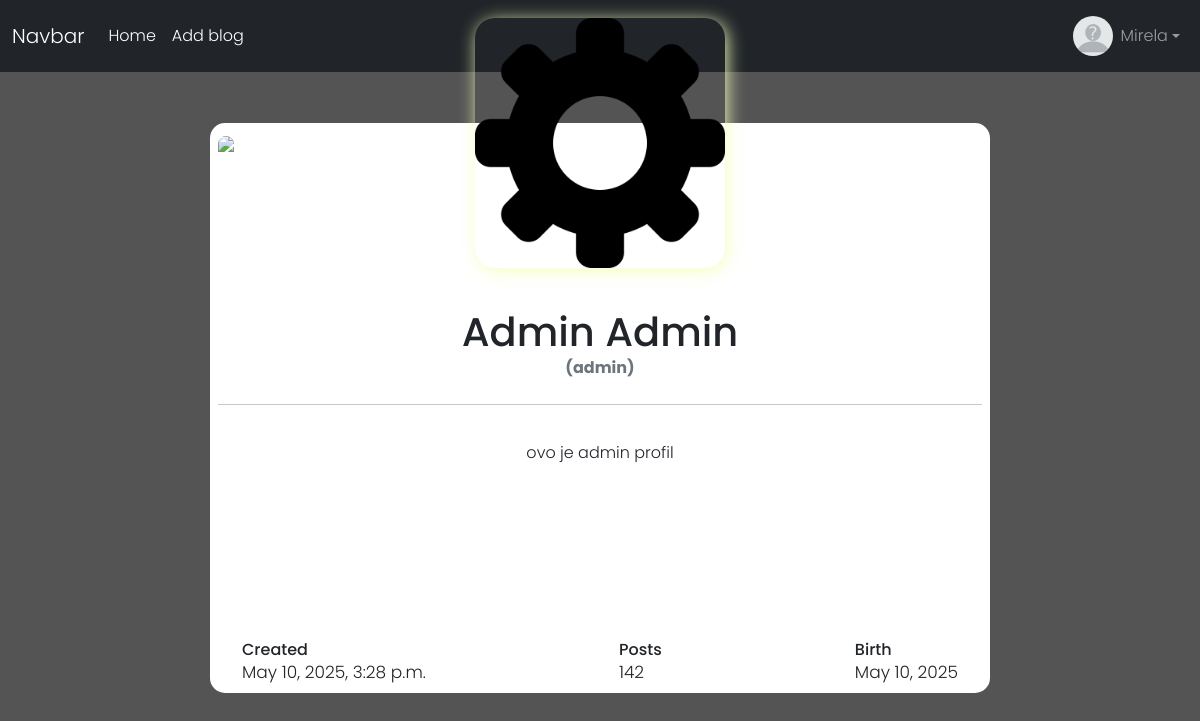
/profiles/1/ (signed in), run on the app's committed database.
### profiles/models.py (models this page shows, shortened)
class Profile (models.Model):
    user = models.OneToOneField(User, on_delete=models.CASCADE)
    bio = models.TextField(blank=True)
    profile_image = models.ImageField(default="avatar.png", upload_to="avatars/")
    date_of_birth = models.DateField(null=True, blank=True)
    old_email = models.EmailField(blank=True, null=True)
    new_email = models.EmailField(blank=True, null=True)
    email_confirmed = models.BooleanField(default=False)
    updated = models.DateTimeField(auto_now=True)
    created = models.DateTimeField(auto_now_add=True)

### profiles/views.py (the view)
# urls.py: path('<int:pk>/', views.wiew_profile, name='profile'),
def wiew_profile(request, pk):
    profile = Profile.objects.get(pk=pk)
    return render(request, 'profiles/profile.html', {'profile': profile})

### profiles/templates/profiles/profile.html (shortened to what this page needs)
{% extends 'base.html' %}
{% load static %}
{% block styles %}
<link rel="stylesheet" href="{% static 'profiles/css/profile.css' %}">
{% endblock styles %}
{% block content %}
<div class="container d-flex justify-content-center align-items-center">
    <div class="card">
        <div class="upper">
            <img src="https://i.imgur.com/Qtrsrk5.jpg" class="img-fluid">
        </div>
        <div class="user text-center">
                <img src="{{ profile.profile_image.url }}" class="img_profile" >
        </div>
        <div class="text-center data">
            <h1 class="mb-0 fw-bpld">{{ profile.user.first_name }} {{ profile.user.last_name }}</h1>
            <span class="text-muted d-block mb-2 fw-bold">({{ profile.user.username }})</span>
        </div>
        <div class="text-center bio">
            <p>{{ profile.bio }}</p>
        </div>
        <div class="d-flex justify-content-between align-items-center mt-4 px-4">
            <div class="stats">
                <h6 class="mb-0">Created</h6>
                <span>{{ profile.created }}</span>
            </div>
            <div class="stats">
                <h6 class="mb-0">Posts</h6>
                <span>142</span>
            </div>
            <div class="stats">
                <h6 class="mb-0">Birth</h6>
                <span>{{ profile.date_of_birth }}</span>
            </div>
        </div>
    </div>
</div>
{% endblock content %}

### templates/navbar.html (shortened to what this page needs)
<nav class="navbar navbar-expand-lg navbar-dark bg-dark">
    <div class="container-fluid">
        <a class="navbar-brand" href="#">Navbar</a>
        <div class="collapse navbar-collapse" id="navbarSupportedContent">
            <ul class="navbar-nav me-auto mb-2 mb-lg-0">
                <li class="nav-item">
                    <a class="nav-link active" aria-current="page" href="{% url 'home' %}">Home</a>
                </li>
                <li class="nav-item">
                    <a class="nav-link active" aria-current="page" href="{% url 'new_post' %}">Add blog</a>
                </li>
            </ul>
            {% if user.is_authenticated %}
                <ul class="navbar-nav ms-auto">
                    <li class="nav-item dropdown">
                        <a class="nav-link dropdown-toggle d-flex align-items-center" href="#" id="navbarDropdownMenuLink" role="button"
                            data-bs-toggle="dropdown" aria-expanded="false">
                            <img src="{{ user.profile.profile_image.url }}" class="rounded-circle me-2" width="40" height="40" alt="Profile">
                            {{ user.username }}
                        </a>
                    </li>
                </ul>
            {% endif %}
        </div>
    </div>
</nav>

### profiles/static/profiles/css/profile.css (style rules this page uses)
body { background-color:#545454; font-family: "Poppins", sans-serif; font-weight: 300; }
.container { height: 80vh; }
.card { width: 780px; border: none; border-radius: 15px; padding: 8px; background-color: #fff; position: relative; height: 570px; }
.upper { height: 100px; }
.upper img { width: 100%; border-top-left-radius: 10px; border-top-right-radius: 10px; }
.user { position: relative; }
.img_profile { border-radius: 20px; height: 250px; width: auto; margin-top:-200px; box-shadow: 2px 3px 17px rgba(243, 255, 189, 0.938); }
.data { margin-top: 40px; padding: 0; }
.bio { margin-top: 20px; height: 200px; }
.stats span { font-size: 17px; }

### data on the page
Profile: profile_image (picture), user.first_name "Admin", user.last_name "Admin", user.username "admin", bio "ovo je admin profil", created "May 10, 2025, 3:28 p.m.", date_of_birth "May 10, 2025"

### other printed values
{{ user.username }} "Mirela"
